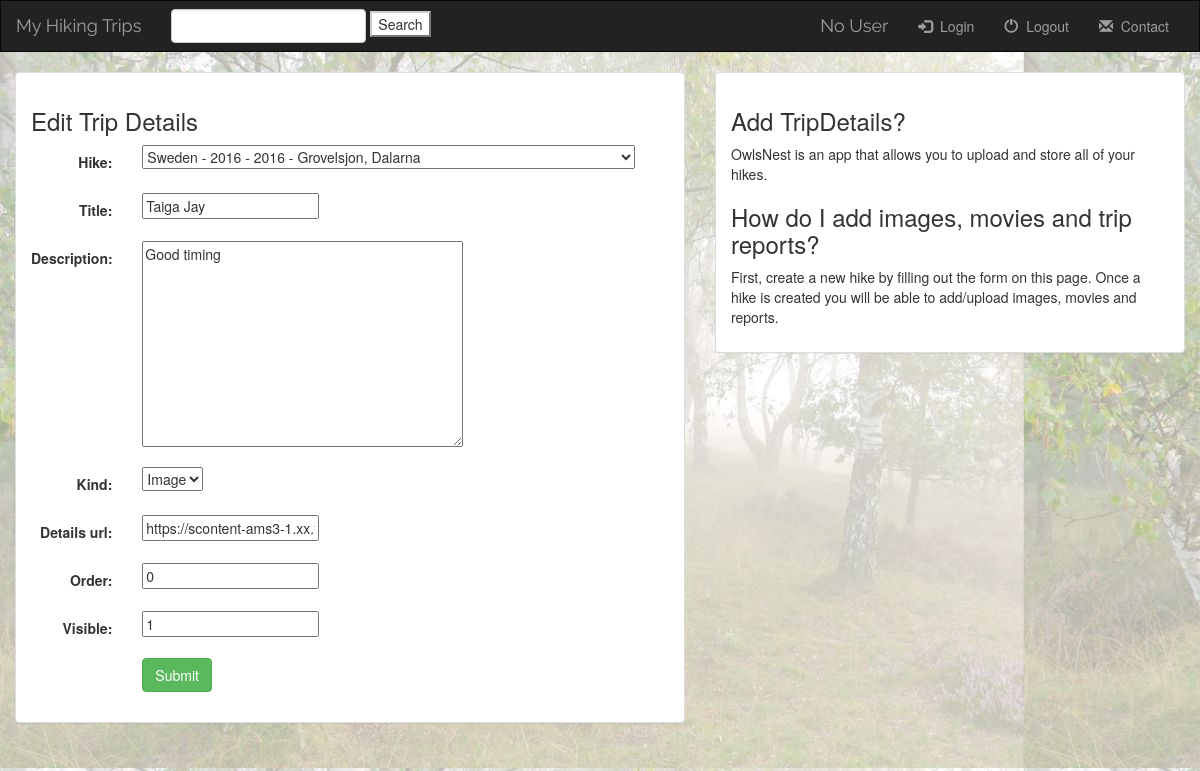
Page /hiking/edit_tripdetail/199/ on the earlier database version.
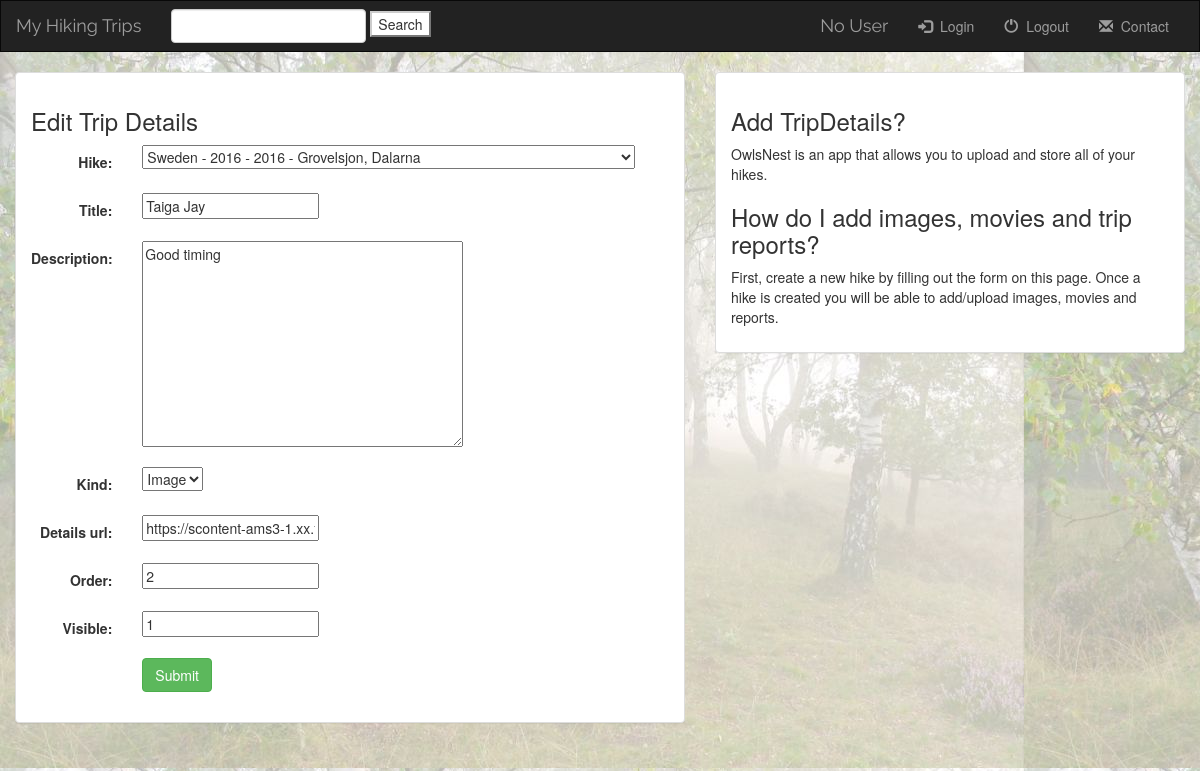
Same page on the later database version.
### hiking/models.py (models this page shows, shortened)
class TripDetail(models.Model):
    KIND_IMAGE = 'image'
    KIND_MOVIE = 'movie'
    KIND_LINK = 'link'
    KIND_OTHER = 'other'
    KIND_CHOICES = (
        (KIND_IMAGE, 'Image'),
        (KIND_MOVIE, 'Movie'),
        (KIND_LINK, 'Link'),
        (KIND_OTHER, 'Other'),
    )
    class Meta:
        ordering = ['order']
    hike = models.ForeignKey(Hike, on_delete=models.CASCADE)
    title =  models.CharField(max_length=50, blank=True)
    description = models.TextField(max_length=3000, blank=True)
    details_url = models.URLField(max_length=250, default='',blank=True)
    kind = models.CharField(max_length=30, choices=KIND_CHOICES, default=KIND_IMAGE)
    order = models.IntegerField(default=0)
    visible = models.IntegerField(default=1)

### hiking/views.py (the view)
# urls.py: url(r'edit_tripdetail/(?P<pk>[0-9]+)/$', views.EditTripDetail.as_view(), name='detail-edit'),
class EditTripDetail(UpdateView):
    model = TripDetail
    template_name = 'hiking/edit_tripdetail_form.html'
    fields = ['hike', 'title', 'description', 'kind', 'details_url','order', 'visible']
    success_url = reverse_lazy('hiking:index')

### hiking/models.py (called while the page is built)
    def __str__(self):
        return self.title + ' - ' + str(self.year) + ' - '+ self.country + ' - ' + self.place

### hiking/templates/hiking/edit_tripdetail_form.html (shortened to what this page needs)
{% extends 'hiking/base.html' %}
{% block myBlock %}
<div class="container-fluid">
    <div class="row">
        <div class="col-sm-12 col-md-7">
            <div class="panel panel-default">
                <div class="panel-body">
                    <h3>Edit Trip Details</h3>
                    <form class="form-horizontal" role="form" action="" method="post" enctype="multipart/form-data">
                        {% include 'hiking/form-template.html' %}
                        <div class="form-group">
                            <div class="col-sm-offset-2 col-sm-10">
                                <button type="submit" class="btn btn-success">Submit</button>
                            </div>
                        </div>
                    </form>
                </div>
            </div>
        </div>
        <div class="col-sm-12 col-md-5">
            <div class="panel panel-default">
                <div class="panel-body">
                    <h3>Add TripDetails?</h3>
                    <p>OwlsNest is an app that allows you to upload and store all of your hikes.</p>
                    <h3>How do I add images, movies and trip reports?</h3>
                    <p>First, create a new hike by filling out the form on this page. Once a hike is created you will be able to add/upload images, movies and reports.</p>
                </div>
            </div>
        </div>
    </div>
</div>
{% endblock %}

### hiking/templates/hiking/base.html (shortened to what this page needs)
<!DOCTYPE html>
<html lang="en">
<head>
    {% load staticfiles %}
    <link rel="stylesheet" href="https://maxcdn.bootstrapcdn.com/bootstrap/3.3.6/css/bootstrap.min.css">
    <link rel="stylesheet" type="text/css" href="{% static 'hiking/mystyle.css' %}"/>
</head>
<body>
    <nav class="navbar navbar-inverse">
        <div class="container-fluid">
            <div class="navbar-header">
                <a class="navbar-brand" href="{% url 'hiking:index' %}">My Hiking Trips</a>
            </div>
            <div class="collapse navbar-collapse" id="myTopNavBar">
                <form class="navbar-form navbar-left" role="Search"  method="get" action="#">
                    <div class="form-group">
                        <input type="text" class="form-control" name="q" value="">
                    </div>
                    <button type="submit" class="bbtn btn-default">Search</button>
                </form>
                <ul class="nav navbar-nav navbar">
                </ul>
                 <ul class="nav navbar-nav navbar-right">
                     <li class="">
                        {% if user.is_authenticated %}
                             <a class="navbar-brand" href="{% url 'hiking:index' %}"> {{ user.username }} (admin)</a>
                            {{ user.username }}
                        {% else %}
                            <a class="navbar-brand" href="{% url 'hiking:login' %}"> No User</a>
                        {% endif %}
                     </li>
                     <li class="">
                        <a href="{% url 'hiking:login' %}">
                            <span class="glyphicon glyphicon-log-in" aria-hidden="true"></span>&nbsp; Login
                        </a>
                    </li>
                    <li class="">
                        <a href="#">
                            <span class="glyphicon glyphicon-off" aria-hidden="true"></span>&nbsp; Logout
                        </a>
                    </li>
                     <li class="">
                        <a href="{% url 'hiking:contact' %}">
                            <span class="glyphicon glyphicon-envelope" aria-hidden="true"></span>&nbsp; Contact
                        </a>
                    </li>
                </ul>
            </div>
        </div>
    </nav>
    {% block myBlock %}
    {% endblock %}
</body>
</html>

### hiking/templates/hiking/form-template.html (shortened to what this page needs)
{% for field in form %}
    <div class="form-group">
         <div class="col-sm-offset-2 col-sm-10">
         </div>
        <label class="control-label col-sm-2">{{ field.label_tag }}</label>
        <div class="col-sm-10"> {{ field }}</div>
    </div>
{% endfor %}

### hiking/static/hiking/mystyle.css (style rules this page uses)
body { background: white url("images/background.png"); }
.navbar { border-radius:0; }
.navbar-brand { font-family: 'Raleway',cursive; }

Differences in the rows shown:
changed TripDetail "Taiga Jay": order "0" → "2"
